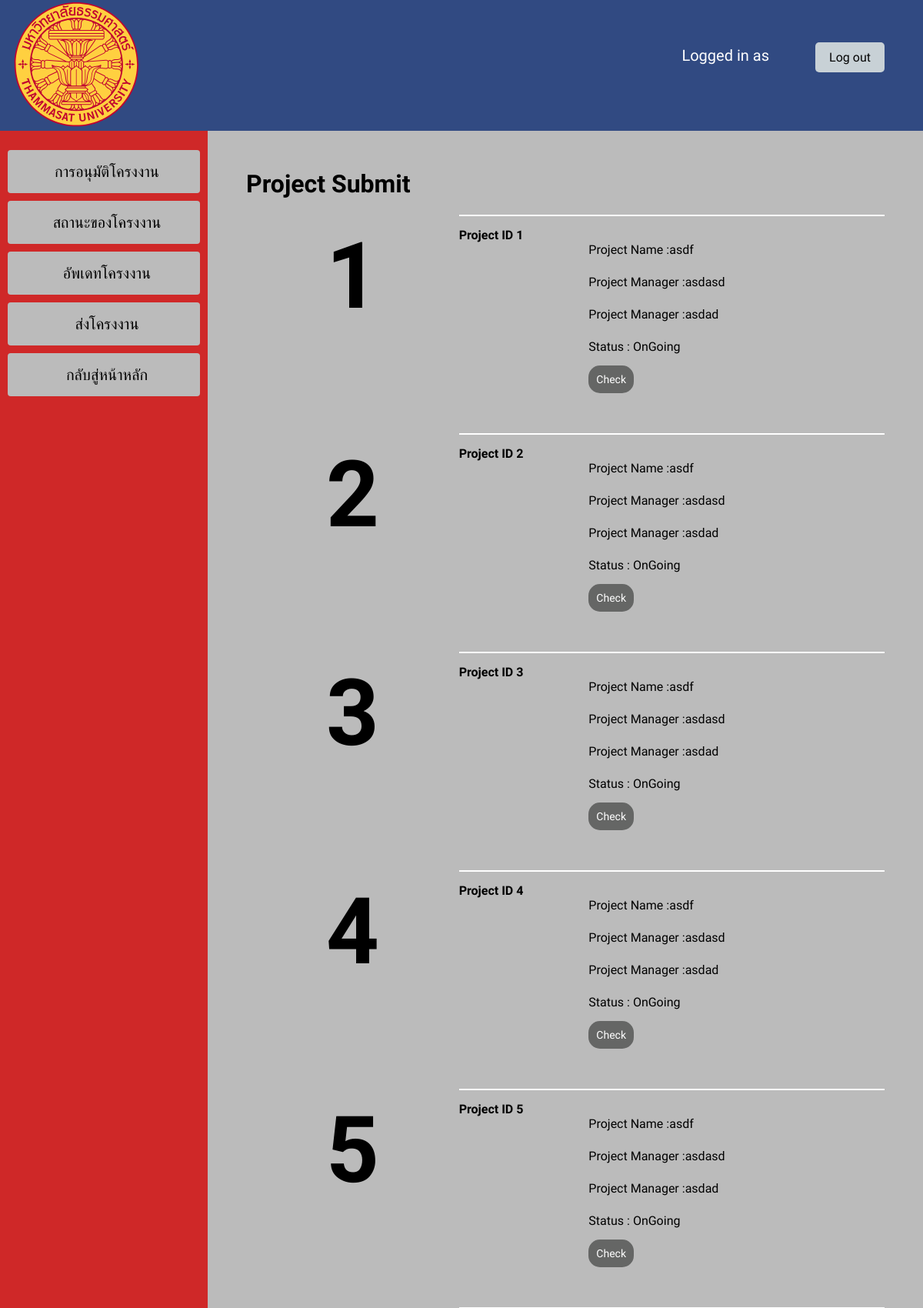
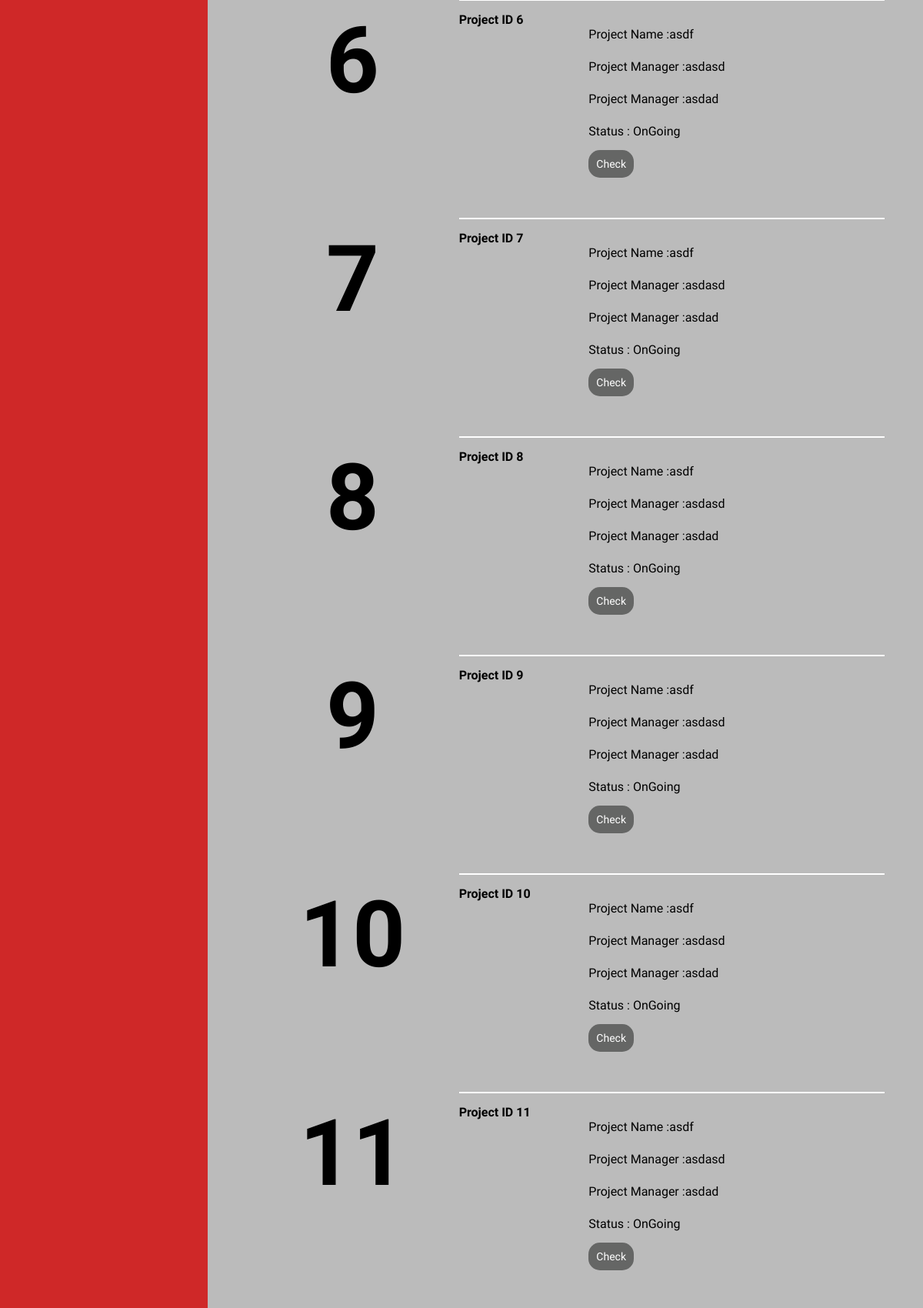
/submit (upper part), run on the app's committed database (2 pictures, top to bottom).
### project/models.py (models this page shows)
class ProjectAfter (models.Model):
    CATEGORY = [
        ('OnGoing', 'OnGoing'),
        ('Complete', 'Complete'),
        ]
    ProID = models.AutoField(primary_key=True)
    status = models.CharField(max_length=100 ,default='OnGoing')
    projectname = models.CharField(max_length=150)
    projectmanager= models.CharField(max_length=150)
    article = models.CharField(max_length=1500)
    StudentID = models.ManyToManyField(User, blank=True, related_name="StudentID")
    TeacherID = models.ManyToManyField(User, blank=True, related_name="TeacherID")

### users/views.py (the view)
# urls.py: path('submit', views.submit, name='submit'),
def submit(request):
    return render(request, "users/projectsubmit.html",{
        "project": ProjectAfter.objects.all()
    })

### users/templates/users/projectsubmit.html (shortened to what this page needs)
{% extends "users/layout.html" %}
{% block body %}
<body style="background-color:#bbbbbb;">
    <div style="margin:220px 50px">
        <h1> Project Submit </h1>
        {% for project in project %}
        <article class="episode">
            <div class="episode__number">{{ project.ProID }}</div>
            <div class="episode__content">
                <div class="title">Project ID {{ project.ProID }}</div>
                    <div class="story">
                    <p>Project Name :{{ project.projectname }}</p>
                    <p>Project Manager :{{ project.projectmanager }}</p>
                    <p>Project Manager :{{ project.article }}</p>
                    <p>Status : {{ project.status }}</p>
                    <p><a name="projectid" href="{% url 'users:commented' project.ProID %}"class= "button">Check</a></p>
                    <br>
                </div>
            </div>
        </article>
        {% endfor %}
        <br>
        <br>
    </div>
</body>
{% endblock %}

### users/static/styles/layout.css (style rules this page uses)
.button { position: relative; background-color: #656665; border: none; font-size: 14px; color: #FFFFFF; padding:10px; width: 200px; text-align: center; transition-duration: 0.4s; text-decoration: none; overflow: hidden; border-radius: 15px; cursor: pointer; }
.button:after { content: ""; background: #f1f1f1; display: block; position: absolute; padding-top: 10px; padding-left: 10px; margin-left: -20px !important; margin-top: -120%; opacity: 0; transition: all 0.8s }
body { margin: 0; font-family: 'Kanit', sans-serif; }
a { font-family: 'Kanit', sans-serif; }
.episode { display: grid; grid-template-columns: 1fr 2fr; position: relative; }
.episode__content { border-top: 2px solid #fff; display: grid; grid-template-columns: 1fr 4fr; grid-gap: 10px; padding: 15px 0; }
.episode__content .title { font-weight: 600; }
.episode__content .story { line-height: 26px; }
.episode__number { font-size: 10vw; font-weight: 600; padding: 10px 0; position: sticky; top: 0; text-align: center; height: calc(10vw + 20px); transition: all 0.2s ease-in; }
.story p { margin-left: 50px; }

### data on the page
ProjectAfter: ProID "1", projectname "asdf", projectmanager "asdasd", article "asdad", status "OnGoing"
ProjectAfter: ProID "2", projectname "asdf", projectmanager "asdasd", article "asdad", status "OnGoing"
ProjectAfter: ProID "3", projectname "asdf", projectmanager "asdasd", article "asdad", status "OnGoing"
ProjectAfter: ProID "4", projectname "asdf", projectmanager "asdasd", article "asdad", status "OnGoing"
ProjectAfter: ProID "5", projectname "asdf", projectmanager "asdasd", article "asdad", status "OnGoing"
ProjectAfter: ProID "6", projectname "asdf", projectmanager "asdasd", article "asdad", status "OnGoing"
ProjectAfter: ProID "7", projectname "asdf", projectmanager "asdasd", article "asdad", status "OnGoing"
ProjectAfter: ProID "8", projectname "asdf", projectmanager "asdasd", article "asdad", status "OnGoing"
ProjectAfter: ProID "9", projectname "asdf", projectmanager "asdasd", article "asdad", status "OnGoing"
ProjectAfter: ProID "10", projectname "asdf", projectmanager "asdasd", article "asdad", status "OnGoing"
ProjectAfter: ProID "11", projectname "asdf", projectmanager "asdasd", article "asdad", status "OnGoing"
